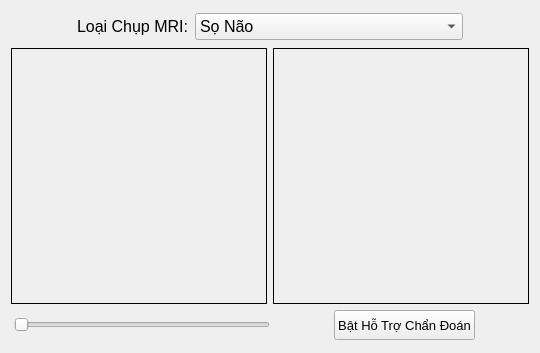
<?xml version="1.0" encoding="UTF-8"?>
<ui version="4.0">
 <class>MRIPaitient</class>
 <widget class="QFrame" name="MRIPaitient">
  <property name="geometry">
   <rect>
    <x>0</x>
    <y>0</y>
    <width>540</width>
    <height>353</height>
   </rect>
  </property>
  <property name="minimumSize">
   <size>
    <width>540</width>
    <height>353</height>
   </size>
  </property>
  <property name="maximumSize">
   <size>
    <width>9999</width>
    <height>9999</height>
   </size>
  </property>
  <property name="font">
   <font>
    <pointsize>12</pointsize>
   </font>
  </property>
  <property name="windowTitle">
   <string>Frame</string>
  </property>
  <layout class="QVBoxLayout" name="verticalLayout">
   <item>
    <layout class="QHBoxLayout" name="horizontalLayout_2">
     <item>
      <spacer name="horizontalSpacer">
       <property name="orientation">
        <enum>Qt::Horizontal</enum>
       </property>
       <property name="sizeHint" stdset="0">
        <size>
         <width>40</width>
         <height>20</height>
        </size>
       </property>
      </spacer>
     </item>
     <item>
      <layout class="QHBoxLayout" name="horizontalLayout">
       <item>
        <widget class="QLabel" name="label">
         <property name="font">
          <font>
           <pointsize>12</pointsize>
          </font>
         </property>
         <property name="text">
          <string>Loại Chụp MRI:</string>
         </property>
        </widget>
       </item>
       <item>
        <widget class="QComboBox" name="comboMRIType">
         <property name="minimumSize">
          <size>
           <width>268</width>
           <height>0</height>
          </size>
         </property>
         <property name="font">
          <font>
           <pointsize>12</pointsize>
          </font>
         </property>
         <item>
          <property name="text">
           <string>Sọ Não</string>
          </property>
         </item>
         <item>
          <property name="text">
           <string>Mạch Máu Não</string>
          </property>
         </item>
         <item>
          <property name="text">
           <string>Tĩnh Mạch Đồ</string>
          </property>
         </item>
         <item>
          <property name="text">
           <string>Tim</string>
          </property>
         </item>
         <item>
          <property name="text">
           <string>Tuyến Vú</string>
          </property>
         </item>
        </widget>
       </item>
      </layout>
     </item>
     <item>
      <spacer name="horizontalSpacer_2">
       <property name="orientation">
        <enum>Qt::Horizontal</enum>
       </property>
       <property name="sizeHint" stdset="0">
        <size>
         <width>40</width>
         <height>20</height>
        </size>
       </property>
      </spacer>
     </item>
    </layout>
   </item>
   <item>
    <layout class="QGridLayout" name="gridLayout" rowstretch="9,0">
     <item row="0" column="0">
      <layout class="QHBoxLayout" name="horizontalLayout_3">
       <item>
        <spacer name="horizontalSpacer_7">
         <property name="orientation">
          <enum>Qt::Horizontal</enum>
         </property>
         <property name="sizeHint" stdset="0">
          <size>
           <width>40</width>
           <height>20</height>
          </size>
         </property>
        </spacer>
       </item>
       <item>
        <widget class="QLabel" name="lbMRIImg">
         <property name="minimumSize">
          <size>
           <width>256</width>
           <height>256</height>
          </size>
         </property>
         <property name="maximumSize">
          <size>
           <width>256</width>
           <height>256</height>
          </size>
         </property>
         <property name="frameShape">
          <enum>QFrame::Box</enum>
         </property>
         <property name="text">
          <string/>
         </property>
        </widget>
       </item>
       <item>
        <spacer name="horizontalSpacer_8">
         <property name="orientation">
          <enum>Qt::Horizontal</enum>
         </property>
         <property name="sizeHint" stdset="0">
          <size>
           <width>18</width>
           <height>20</height>
          </size>
         </property>
        </spacer>
       </item>
      </layout>
     </item>
     <item row="0" column="1" colspan="2">
      <layout class="QHBoxLayout" name="horizontalLayout_4">
       <item>
        <spacer name="horizontalSpacer_9">
         <property name="orientation">
          <enum>Qt::Horizontal</enum>
         </property>
         <property name="sizeHint" stdset="0">
          <size>
           <width>18</width>
           <height>20</height>
          </size>
         </property>
        </spacer>
       </item>
       <item>
        <widget class="QLabel" name="lbMaskPredict">
         <property name="minimumSize">
          <size>
           <width>256</width>
           <height>256</height>
          </size>
         </property>
         <property name="maximumSize">
          <size>
           <width>256</width>
           <height>256</height>
          </size>
         </property>
         <property name="frameShape">
          <enum>QFrame::Box</enum>
         </property>
         <property name="text">
          <string/>
         </property>
        </widget>
       </item>
       <item>
        <spacer name="horizontalSpacer_10">
         <property name="orientation">
          <enum>Qt::Horizontal</enum>
         </property>
         <property name="sizeHint" stdset="0">
          <size>
           <width>18</width>
           <height>20</height>
          </size>
         </property>
        </spacer>
       </item>
      </layout>
     </item>
     <item row="1" column="0" colspan="2">
      <layout class="QHBoxLayout" name="horizontalLayout_5">
       <item>
        <spacer name="horizontalSpacer_6">
         <property name="orientation">
          <enum>Qt::Horizontal</enum>
         </property>
         <property name="sizeHint" stdset="0">
          <size>
           <width>40</width>
           <height>20</height>
          </size>
         </property>
        </spacer>
       </item>
       <item>
        <widget class="QSlider" name="hSlider">
         <property name="minimumSize">
          <size>
           <width>256</width>
           <height>0</height>
          </size>
         </property>
         <property name="maximumSize">
          <size>
           <width>256</width>
           <height>16777215</height>
          </size>
         </property>
         <property name="minimum">
          <number>1</number>
         </property>
         <property name="orientation">
          <enum>Qt::Horizontal</enum>
         </property>
        </widget>
       </item>
       <item>
        <spacer name="horizontalSpacer_5">
         <property name="orientation">
          <enum>Qt::Horizontal</enum>
         </property>
         <property name="sizeHint" stdset="0">
          <size>
           <width>40</width>
           <height>20</height>
          </size>
         </property>
        </spacer>
       </item>
      </layout>
     </item>
     <item row="1" column="2">
      <layout class="QHBoxLayout" name="horizontalLayout_6">
       <item>
        <spacer name="horizontalSpacer_3">
         <property name="orientation">
          <enum>Qt::Horizontal</enum>
         </property>
         <property name="sizeHint" stdset="0">
          <size>
           <width>40</width>
           <height>20</height>
          </size>
         </property>
        </spacer>
       </item>
       <item>
        <widget class="QPushButton" name="btDiagnoseAI">
         <property name="minimumSize">
          <size>
           <width>0</width>
           <height>30</height>
          </size>
         </property>
         <property name="maximumSize">
          <size>
           <width>150</width>
           <height>30</height>
          </size>
         </property>
         <property name="font">
          <font>
           <pointsize>10</pointsize>
          </font>
         </property>
         <property name="cursor">
          <cursorShape>PointingHandCursor</cursorShape>
         </property>
         <property name="text">
          <string>Bật Hỗ Trợ Chẩn Đoán</string>
         </property>
        </widget>
       </item>
       <item>
        <spacer name="horizontalSpacer_4">
         <property name="orientation">
          <enum>Qt::Horizontal</enum>
         </property>
         <property name="sizeHint" stdset="0">
          <size>
           <width>40</width>
           <height>20</height>
          </size>
         </property>
        </spacer>
       </item>
      </layout>
     </item>
    </layout>
   </item>
  </layout>
 </widget>
 <resources/>
 <connections/>
</ui>
